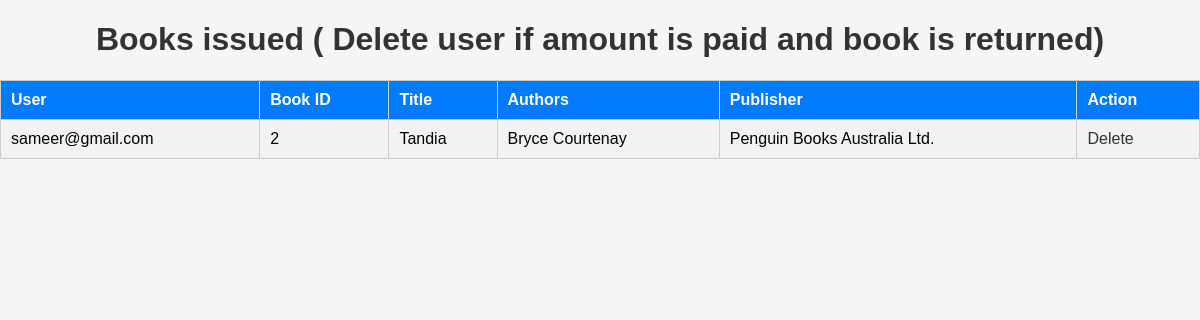
/issued-books, run on the app's committed database.
### LibraryManagApp/models.py (models this page shows, shortened)
class RentedBooks(models.Model):
    user_email = models.EmailField()
    book_id = models.PositiveBigIntegerField()
    title = models.TextField()
    authors = models.CharField(max_length=200)
    publisher = models.CharField(max_length=100)

### LibraryManagApp/views.py (the view)
# urls.py: path('issued-books',issuedbooks,name="issued-books"),
def issuedbooks(request):
    return render(request,"issuebooks.html",{"books":RentedBooks.objects.all()})

### templates/issuebooks.html (shortened to what this page needs)
{% load static %}
<!DOCTYPE html>
<html>
<head>
    <link rel="stylesheet" href="{% static 'adminhome.css' %}">
</head>
<body>
    <h1>Books issued ( Delete user if amount is paid and book is returned)</h1>
    <table border="1">
        <tr>
            <th>User</th>
            <th>Book ID</th>
            <th>Title</th>
            <th>Authors</th>
            <th>Publisher</th>
            <th>Action</th>
        </tr>
        {% for book in books %}
        <tr>
            <td>{{ book.user_email }}</td>
            <td>{{ book.id }}</td>
            <td>{{ book.title }}</td>
            <td>{{ book.authors }}</td>
            <td>{{ book.publisher }}</td>
            <td>
                <a href="/delete-issued-book/{{book.id}}">Delete</a>
            </td>
        </tr>
        {% endfor %}
    </table>
</body>
</html>

### static/adminhome.css (style rules this page uses)
body { font-family: Arial, sans-serif; background-color: #f5f5f5; margin: 0; padding: 0; text-align: center; }
h1 { color: #333; }
a { text-decoration: none; color: #007bff; margin-right: 20px; }
table { width: 100%; border-collapse: collapse; margin-top: 20px; }
table, th, td { border: 1px solid #ccc; }
th, td { padding: 10px; text-align: left; }
th { background-color: #007bff; color: #fff; }
tr:nth-child(even) { background-color: #f2f2f2; }
td a { color: #333; text-decoration: none; margin-right: 10px; }

### data on the page
RentedBooks: user_email "sameer@gmail.com", id "2", title "Tandia", authors "Bryce Courtenay", publisher "Penguin Books Australia Ltd."
